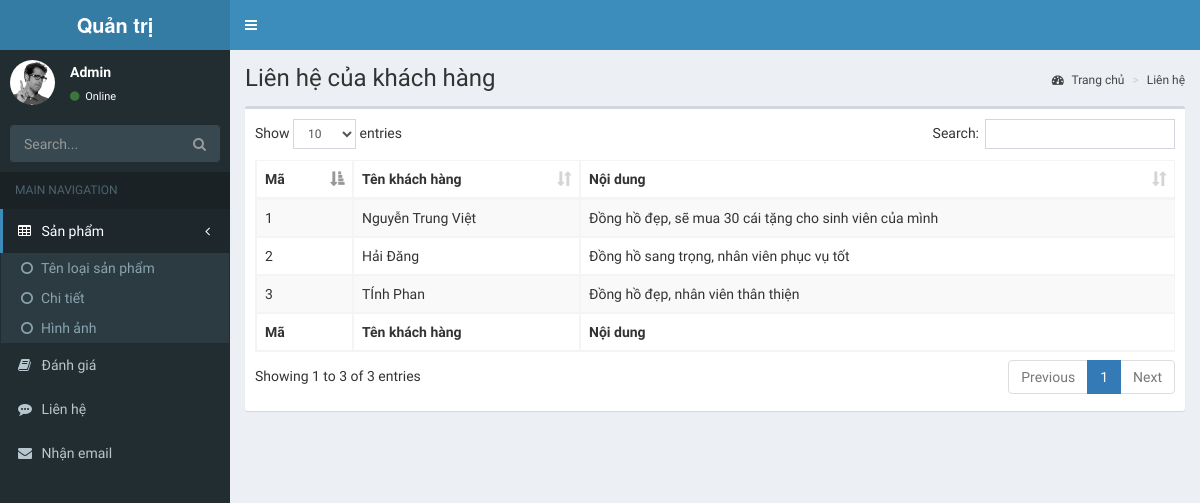
The page /back-end/pages/tables/index.php?page=danhgiasp on the database as committed earlier.
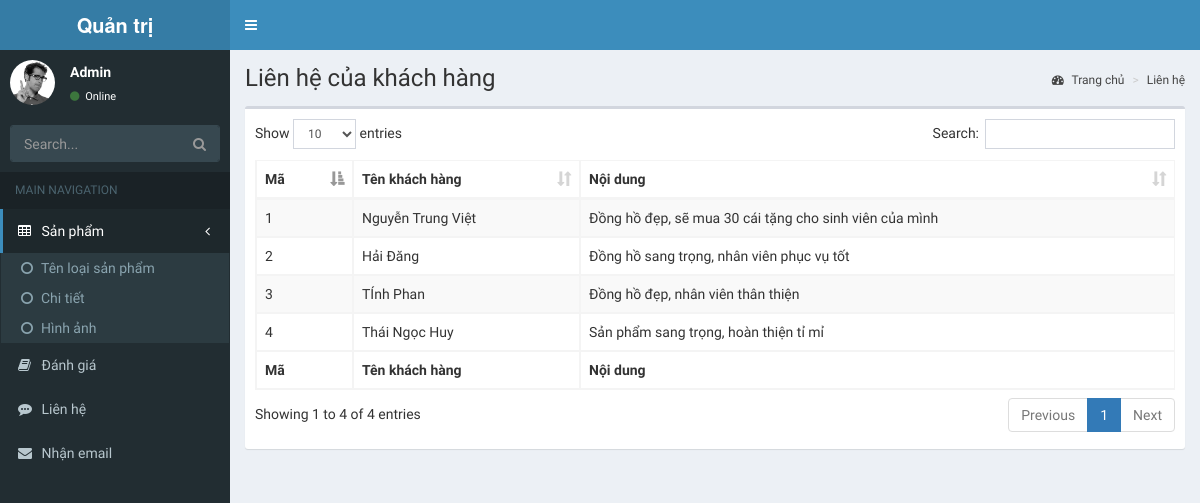
The same page on the database as committed later.
### tables this page shows
CREATE TABLE `danhgiasp` (
  `DG_ID` int(11) NOT NULL,
  `DG_TEN` varchar(100) NOT NULL,
  `DG_NOIDUNG` text NOT NULL
);

### front-end/dongho.php (called while the page is built, shortened)
<?php
class DongHo
{
    private $__conn;
    function connect()
    {
        if (!$this->__conn){
            $this->__conn = mysqli_connect('localhost', 'root', '', 'doan2') or die ('Lỗi kết nối');
            mysqli_query($this->__conn, "SET NAMES 'utf8'");
        }
    }
    function get_list($sql)
    {
        $result = mysqli_query($this->__conn, $sql);
        $return = array();
        while ($row = mysqli_fetch_assoc($result)){
            $return[] = $row;
        }
        return $return;
    }
}
?>

### back-end/pages/tables/danhgiasp.php (the view, shortened to what this page needs)
<?php
    $sql = new DongHo();
?>
<section class="content-header">
    <h1>
        Liên hệ của khách hàng
    </h1>
    <ol class="breadcrumb">
        <li><a href="#"><i class="fa fa-dashboard"></i> Trang chủ</a></li>
        <li class="active"><a href="#">Liên hệ</a></li>
    </ol>
</section>
<section class="content">
    <div class="row">
        <div class="col-xs-12">
            <div class="box">
                <div class="box-body">
                    <table id="example1" class="table table-bordered table-striped">
                        <thead>
                            <tr>
                                <th>Mã</th>
                                <th>Tên khách hàng</th>
                                <th>Nội dung</th>
                            </tr>
                        </thead>
                        <tbody>
                            <?php
                                $sql = $sql->get_list("SELECT * FROM `danhgiasp`");
                                foreach ($sql as $row){
                                    echo '<tr>
                                <td>'.$row['DG_ID'].'</td>
                                <td>'.$row['DG_TEN'].'</td>
                                <td>'.$row['DG_NOIDUNG'].'</td>
                            </tr>';
                                }
                            ?>
                        </tbody>
                        <tfoot>
                            <tr>
                                <th>Mã</th>
                                <th>Tên khách hàng</th>
                                <th>Nội dung</th>
                            </tr>
                        </tfoot>
                    </table>
                </div>
            </div>
        </div>
    </div>
</section>

Rows that differ between the two databases and show on the page:
added danhgiasp: DG_ID "4", DG_TEN "Thái Ngọc Huy", DG_NOIDUNG "Sản phẩm sang trọng, hoàn thiện tỉ mỉ"
Other text that changed with them:
text written by a page script: "Show entries Search: Showing 1 to 3 of 3 entries Previous 1 Next" → "Show entries Search: Showing 1 to 4 of 4 entries Previous 1 Next"
